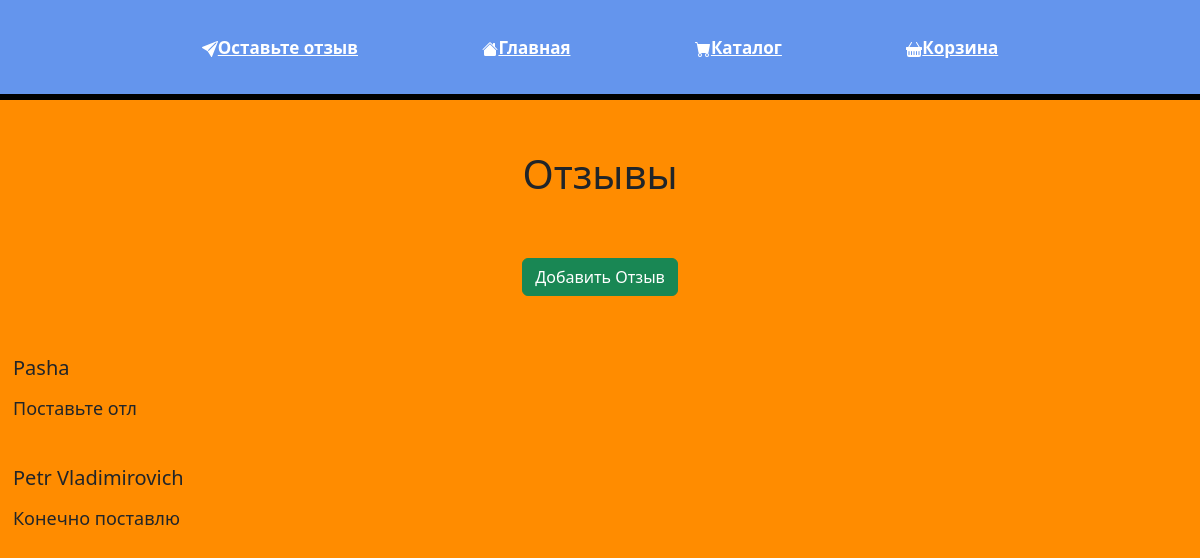
The page /addRewiew on the database its author committed.
### main/models.py (models this page shows, shortened)
class Rewiew(models.Model):  # Модель базы данных с отзывами
    email = models.EmailField(verbose_name='Электронная почта', blank=True, max_length=254)
    first_name = models.CharField(verbose_name='Имя', blank=True,  max_length=20)
    content = models.TextField(verbose_name='Отзыв', blank=True, null=True, max_length=500)
    class Meta:  # Имя модели, если 1 отзыв то используется verbose_name, а если несколько, то verbose_name_plural
        verbose_name = 'Отзыв'
        verbose_name_plural = 'Отзывы'

### main/views.py (the view)
# urls.py: path('addRewiew', views.addRewiew, name='addRewiew'),
def addRewiew(request):  # Вывод шаблона страницы с отзывами
    rewiews = Rewiew.objects.all()  # Запись данных отзывов в перменную
    return render(request, 'main/addrewiew.html', {'rewiews': rewiews}) # Показ страницы с отзывами, передача переменной

### main/templates/main/addrewiew.html (shortened to what this page needs)
{% extends 'main/layout.html' %}
{% block content %}
    {% if rewiews %}
        <h1>Отзывы</h1>
        <a class="btn btn-success" href="{% url 'rewiew' %}"> Добавить Отзыв</a><br>
        <div class="pon3">
            {% for i in rewiews %}
                <div>
                    <h5>{{ i.first_name }}</h5>
                    <p>{{ i.content }}</p>
                </div><br>
            {% endfor %}
        </div>
    {% else %}
        <h1>Здесь ещё нет отзывов</h1>
        <a class="btn btn-success" href="{% url 'rewiew' %}"> Добавить Отзыв</a>
    {% endif %}
{% endblock %}

### main/static/main/css/main.css (style rules this page uses)
body { text-align: center; margin: 0px; background: darkorange; }
h1 { margin-top: 50px; margin-bottom: 0px; }
a { margin: 60px; color: white; transition: all 0.3s ease; }
p { font-size: 18px; margin-top: 15px; }
.pon3 { float: left; text-align: left; margin-left: 13px; }
.pon3 div { margin-bottom: 20px; }

### rows shown on the page
Rewiew: first_name "Pasha", content "Поставьте отл"
Rewiew: first_name "Petr Vladimirovich", content "Конечно поставлю"
